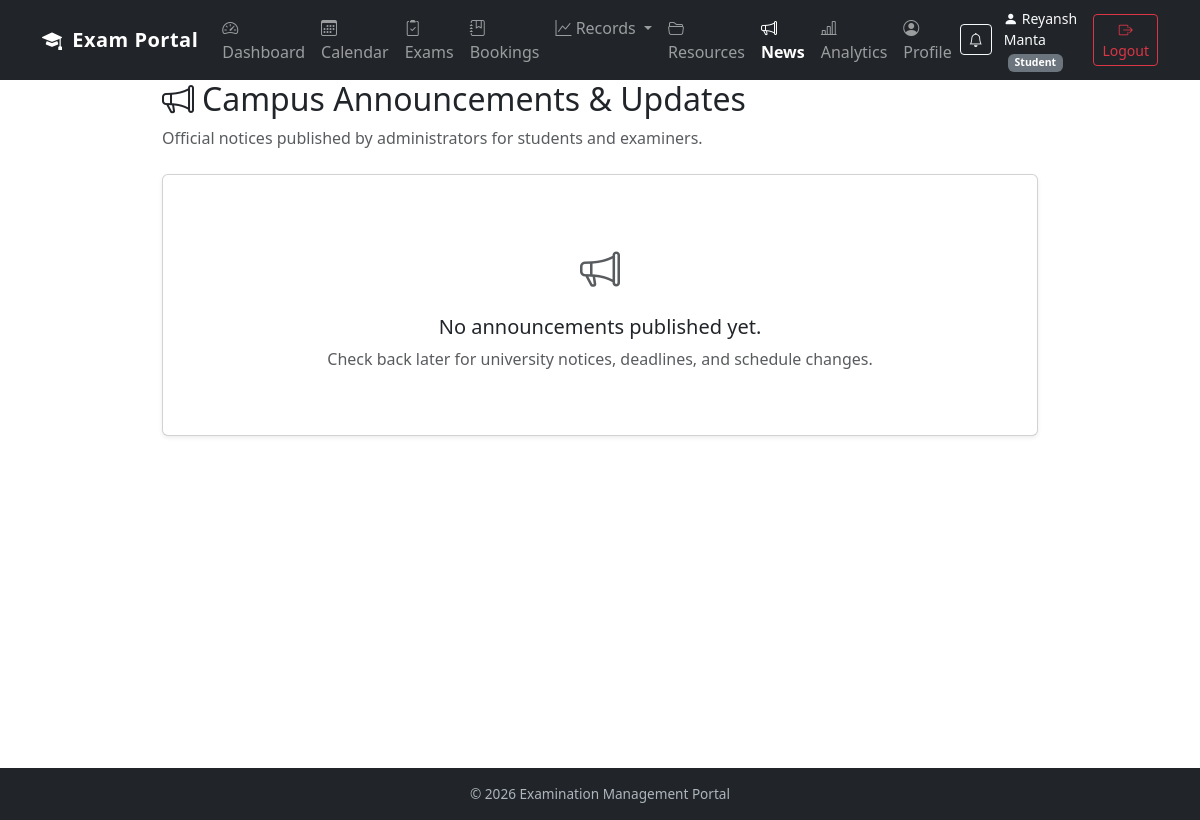
/announcements (signed in), run on an earlier commit of the app's database.
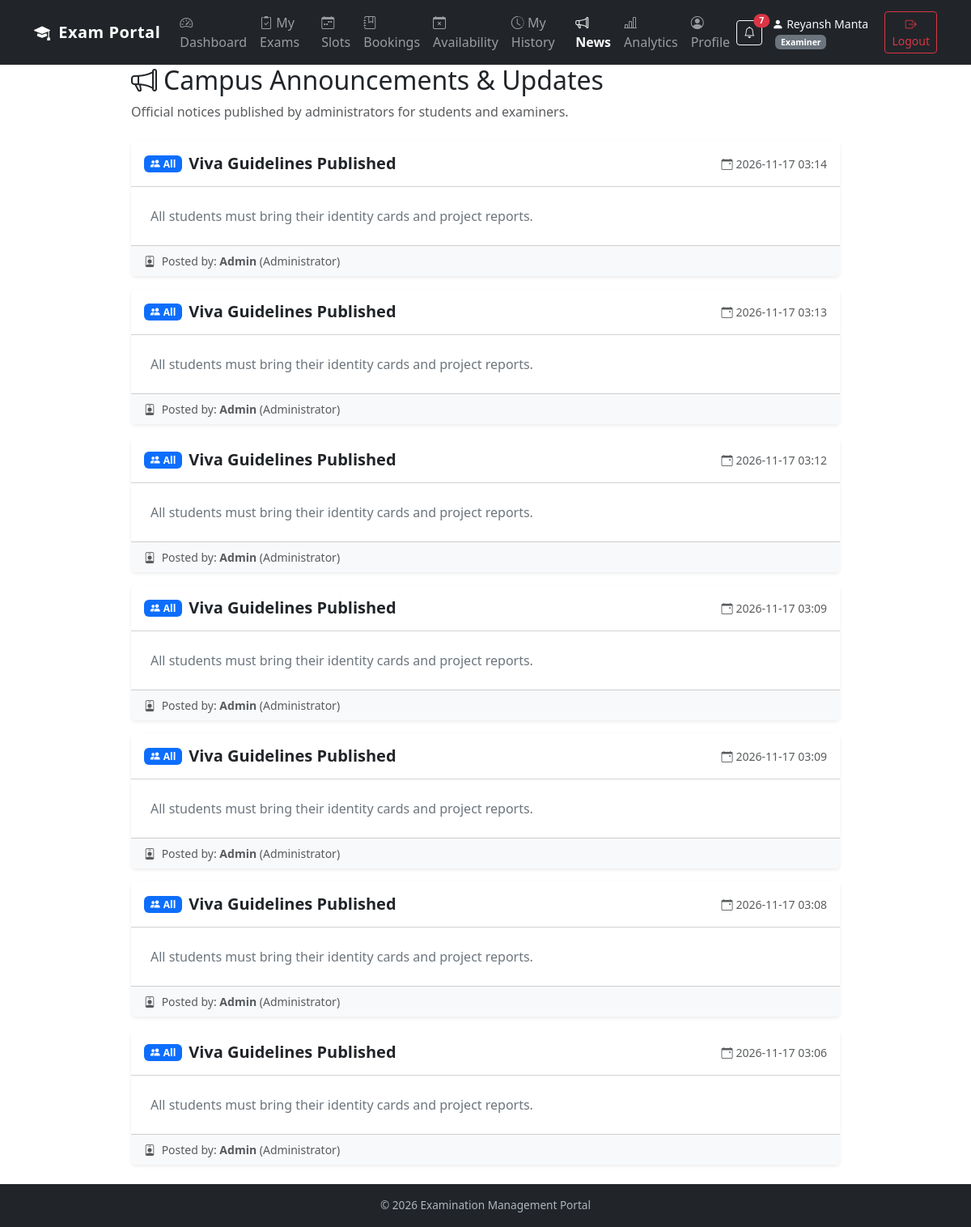
And on a later commit of the database.
### models.py (models this page shows, shortened)
class Announcement(db.Model):
    id = db.Column(db.Integer, primary_key=True)
    title = db.Column(db.String(200), nullable=False)
    content = db.Column(db.Text, nullable=False)
    target_role = db.Column(db.String(30), default="All")  # All, Student, Examiner
    created_by = db.Column(db.Integer, db.ForeignKey("user.id"), nullable=False)
    created_at = db.Column(db.String(30), nullable=False)
    author = db.relationship("User", backref="announcements")

class User(db.Model):
    id = db.Column(db.Integer, primary_key=True)
    name = db.Column(db.String(100), nullable=False)
    email = db.Column(db.String(100), unique=True, nullable=False)
    password_hash = db.Column(db.String(200), nullable=False)
    role = db.Column(db.String(20), nullable=False)
    is_approved = db.Column(db.Boolean, default=False)
    is_active = db.Column(db.Boolean, default=True)

### app.py (the view, shortened to what this page needs)
@app.route("/announcements", methods=["GET", "POST"])
def announcements_view():
    if "user_id" not in session:
        return redirect(url_for("login"))
    role = session.get("role")
    if role == "Admin":
        announcements = Announcement.query.order_by(Announcement.id.desc()).all()
    else:
        announcements = Announcement.query.filter(
            or_(Announcement.target_role == "All", Announcement.target_role == role)
        ).order_by(Announcement.id.desc()).all()
    return render_template(
        "announcements.html",
        announcements=announcements
    )

### templates/announcements.html (shortened to what this page needs)
{% extends "base.html" %}
{% block content %}
<div class="container mt-4" style="max-width: 900px;">
    <div class="d-flex justify-content-between align-items-center mb-4">
        <div>
            <h2><i class="bi bi-megaphone me-2"></i>Campus Announcements & Updates</h2>
            <p class="text-muted mb-0">Official notices published by administrators for students and examiners.</p>
        </div>
    </div>
    {% if announcements %}
    <div class="row g-3">
        {% for a in announcements %}
        <div class="col-12">
            <div class="card shadow-sm border-0">
                <div class="card-header bg-white d-flex justify-content-between align-items-center py-3">
                    <div class="d-flex align-items-center gap-2">
                        <span class="badge {% if a.target_role == 'All' %}bg-primary{% elif a.target_role == 'Student' %}bg-success{% else %}bg-warning text-dark{% endif %}">
                            <i class="bi bi-people-fill me-1"></i>{{ a.target_role }}
                        </span>
                        <h5 class="mb-0 fw-bold text-dark">{{ a.title }}</h5>
                    </div>
                    <div class="d-flex align-items-center gap-2">
                        <small class="text-muted"><i class="bi bi-calendar-event me-1"></i>{{ a.created_at }}</small>
                    </div>
                </div>
                <div class="card-body p-4">
                    <p class="card-text mb-0 text-secondary" style="white-space: pre-line;">{{ a.content }}</p>
                </div>
                <div class="card-footer bg-light text-muted small py-2">
                    <i class="bi bi-person-badge me-1"></i> Posted by: <strong>{{ a.author.name }}</strong> (Administrator)
                </div>
            </div>
        </div>
        {% endfor %}
    </div>
    {% else %}
    <div class="card shadow-sm text-center py-5">
        <div class="card-body">
            <i class="bi bi-megaphone text-muted fs-1 d-block mb-3"></i>
            <h5>No announcements published yet.</h5>
            <p class="text-muted mb-0">Check back later for university notices, deadlines, and schedule changes.</p>
        </div>
    </div>
    {% endif %}
</div>
{% endblock %}

### templates/base.html (shortened to what this page needs)
<!DOCTYPE html>
<html lang="en">
<head>
    <link href="https://cdn.jsdelivr.net/npm/bootstrap@5.3.3/dist/css/bootstrap.min.css" rel="stylesheet">
    <link href="https://cdn.jsdelivr.net/npm/bootstrap-icons@1.11.3/font/bootstrap-icons.min.css" rel="stylesheet">
</head>
<body>
    <nav class="navbar navbar-expand-lg navbar-dark bg-dark fixed-top">
        <div class="container">
            <a class="navbar-brand" href="{% if session.get('role') == 'Admin' %}{{ url_for('admin_dashboard') }}{% elif session.get('role') == 'Examiner' %}{{ url_for('examiner_dashboard') }}{% elif session.get('role') == 'Student' %}{{ url_for('student_dashboard') }}{% else %}{{ url_for('login') }}{% endif %}" title="Go to Dashboard">
                <i class="bi bi-mortarboard-fill me-1"></i> Exam Portal
            </a>
            <div class="collapse navbar-collapse" id="navbarNav">
                <ul class="navbar-nav me-auto">
                    {% if session.get("role") == "Admin" %}
                        <li class="nav-item">
                            <a class="nav-link {% if request.endpoint == 'admin_dashboard' %}active{% endif %}" href="{{ url_for('admin_dashboard') }}">
                                <i class="bi bi-speedometer2"></i> Dashboard
                            </a>
                        </li>
                        <li class="nav-item">
                            <a class="nav-link {% if request.endpoint in ['courses', 'add_course', 'edit_course'] %}active{% endif %}" href="{{ url_for('courses') }}">
                                <i class="bi bi-book"></i> Courses
                            </a>
                        </li>
                        <li class="nav-item dropdown">
                            <a class="nav-link dropdown-toggle {% if request.endpoint in ['examinations', 'add_examination', 'edit_examination', 'manage_rubrics', 'add_rubric', 'edit_rubric', 'examination_settings'] %}active{% endif %}" href="#" role="button" data-bs-toggle="dropdown">
                                <i class="bi bi-clipboard2-check"></i> Examinations
                            </a>
                            <ul class="dropdown-menu">
                                <li><a class="dropdown-item" href="{{ url_for('examinations') }}">All Examinations</a></li>
                                <li><a class="dropdown-item" href="{{ url_for('add_examination') }}">Add Examination</a></li>
                            </ul>
                        </li>
                        <li class="nav-item">
                            <a class="nav-link {% if request.endpoint == 'admin_slots' %}active{% endif %}" href="{{ url_for('admin_slots') }}">
                                <i class="bi bi-calendar-week"></i> Slots
                            </a>
                        </li>
                        <li class="nav-item">
                            <a class="nav-link {% if request.endpoint == 'admin_bookings' %}active{% endif %}" href="{{ url_for('admin_bookings') }}">
                                <i class="bi bi-journal-bookmark"></i> Bookings
                            </a>
                        </li>
                        <li class="nav-item">
                            <a class="nav-link {% if request.endpoint == 'admin_users' %}active{% endif %}" href="{{ url_for('admin_users') }}">
                                <i class="bi bi-people"></i> Users
                            </a>
                        </li>
                        <li class="nav-item">
                            <a class="nav-link {% if request.endpoint == 'admin_resources' %}active{% endif %}" href="{{ url_for('admin_resources') }}">
                                <i class="bi bi-folder2-open"></i> Resources
                            </a>
                        </li>
                        <li class="nav-item">
                            <a class="nav-link {% if request.endpoint == 'announcements_view' %}active{% endif %}" href="{{ url_for('announcements_view') }}">
                                <i class="bi bi-megaphone"></i> Announcements
                            </a>
                        </li>
                        <li class="nav-item">
                            <a class="nav-link {% if request.endpoint == 'performance_analytics' %}active{% endif %}" href="{{ url_for('performance_analytics') }}">
                                <i class="bi bi-bar-chart-line"></i> Analytics
                            </a>
                        </li>
                    {% elif session.get("role") == "Examiner" %}
                        <li class="nav-item">
                            <a class="nav-link {% if request.endpoint == 'examiner_dashboard' %}active{% endif %}" href="{{ url_for('examiner_dashboard') }}">
                                <i class="bi bi-speedometer2"></i> Dashboard
                            </a>
                        </li>
                        <li class="nav-item">
                            <a class="nav-link {% if request.endpoint == 'examiner_examinations' %}active{% endif %}" href="{{ url_for('examiner_examinations') }}">
                                <i class="bi bi-clipboard2-check"></i> My Exams
                            </a>
                        </li>
                        <li class="nav-item">
                            <a class="nav-link {% if request.endpoint in ['examiner_slots', 'edit_examiner_slot'] %}active{% endif %}" href="{{ url_for('examiner_slots') }}">
                                <i class="bi bi-calendar-week"></i> Slots
                            </a>
                        </li>
                        <li class="nav-item">
                            <a class="nav-link {% if request.endpoint in ['examiner_bookings', 'evaluate_student'] %}active{% endif %}" href="{{ url_for('examiner_bookings') }}">
                                <i class="bi bi-journal-bookmark"></i> Bookings
                            </a>
                        </li>
                        <li class="nav-item">
                            <a class="nav-link {% if request.endpoint == 'examiner_availability' %}active{% endif %}" href="{{ url_for('examiner_availability') }}">
                                <i class="bi bi-calendar-x"></i> Availability
                            </a>
                        </li>
                        <li class="nav-item">
                            <a class="nav-link {% if request.endpoint == 'examiner_history' %}active{% endif %}" href="{{ url_for('examiner_history') }}">
                                <i class="bi bi-clock-history"></i> My History
                            </a>
                        </li>
                        <li class="nav-item">
                            <a class="nav-link {% if request.endpoint == 'announcements_view' %}active{% endif %}" href="{{ url_for('announcements_view') }}">
                                <i class="bi bi-megaphone"></i> News
                            </a>
                        </li>
                        <li class="nav-item">
                            <a class="nav-link {% if request.endpoint == 'performance_analytics' %}active{% endif %}" href="{{ url_for('performance_analytics') }}">
                                <i class="bi bi-bar-chart-line"></i> Analytics
                            </a>
                        </li>
                        <li class="nav-item">
                            <a class="nav-link {% if request.endpoint == 'examiner_profile' %}active{% endif %}" href="{{ url_for('examiner_profile') }}">
                                <i class="bi bi-person-circle"></i> Profile
                            </a>
                        </li>
                    {% elif session.get("role") == "Student" %}
                        <li class="nav-item">
                            <a class="nav-link {% if request.endpoint == 'student_dashboard' %}active{% endif %}" href="{{ url_for('student_dashboard') }}">
                                <i class="bi bi-speedometer2"></i> Dashboard
                            </a>
                        </li>
                        <li class="nav-item">
                            <a class="nav-link {% if request.endpoint == 'student_calendar' %}active{% endif %}" href="{{ url_for('student_calendar') }}">
                                <i class="bi bi-calendar3"></i> Calendar
                            </a>
                        </li>
                        <li class="nav-item">
                            <a class="nav-link {% if request.endpoint in ['student_examinations', 'student_examination_slots'] %}active{% endif %}" href="{{ url_for('student_examinations') }}">
                                <i class="bi bi-clipboard2-check"></i> Exams
                            </a>
                        </li>
                        <li class="nav-item">
                            <a class="nav-link {% if request.endpoint == 'student_bookings' %}active{% endif %}" href="{{ url_for('student_bookings') }}">
                                <i class="bi bi-journal-bookmark"></i> Bookings
                            </a>
                        </li>
                        <li class="nav-item dropdown">
                            <a class="nav-link dropdown-toggle {% if request.endpoint in ['student_history', 'student_upcoming', 'student_results'] %}active{% endif %}" href="#" role="button" data-bs-toggle="dropdown">
                                <i class="bi bi-graph-up"></i> Records
                            </a>
                        </li>
                        <li class="nav-item">
                            <a class="nav-link {% if request.endpoint == 'student_resources' %}active{% endif %}" href="{{ url_for('student_resources') }}">
                                <i class="bi bi-folder2-open"></i> Resources
                            </a>
                        </li>
                        <li class="nav-item">
                            <a class="nav-link {% if request.endpoint == 'announcements_view' %}active{% endif %}" href="{{ url_for('announcements_view') }}">
                                <i class="bi bi-megaphone"></i> News
                            </a>
                        </li>
                        <li class="nav-item">
                            <a class="nav-link {% if request.endpoint == 'performance_analytics' %}active{% endif %}" href="{{ url_for('performance_analytics') }}">
                                <i class="bi bi-bar-chart-line"></i> Analytics
                            </a>
                        </li>
                        <li class="nav-item">
                            <a class="nav-link {% if request.endpoint == 'student_profile' %}active{% endif %}" href="{{ url_for('student_profile') }}">
                                <i class="bi bi-person-circle"></i> Profile
                            </a>
                        </li>
                    {% endif %}
                </ul>
                {% if session.get("user_id") %}
                    <div class="d-flex align-items-center gap-2">
                        <a href="{{ url_for('notifications_view') }}" class="btn btn-outline-light btn-sm position-relative me-1" title="Notification Centre">
                            <i class="bi bi-bell"></i>
                            {% if unread_notifications_count and unread_notifications_count > 0 %}
                            <span class="position-absolute top-0 start-100 translate-middle badge rounded-pill bg-danger" style="font-size: 0.65rem;">
                                {{ unread_notifications_count }}
                            </span>
                            {% endif %}
                        </a>
                        <span class="text-light small">
                            <i class="bi bi-person-fill me-1"></i>{{ session.get("user_name") }}
                            <span class="badge bg-secondary ms-1">{{ session.get("role") }}</span>
                        </span>
                        <a href="{{ url_for('logout') }}" class="btn btn-outline-danger btn-sm">
                            <i class="bi bi-box-arrow-right"></i> Logout
                        </a>
                    </div>
                {% else %}
                    <div class="d-flex gap-2">
                        <a href="{{ url_for('login') }}" class="btn btn-outline-light btn-sm">Login</a>
                        <a href="{{ url_for('register') }}" class="btn btn-primary btn-sm">Register</a>
                    </div>
                {% endif %}
            </div>
        </div>
    </nav>
    <main class="pb-4">
        {% block content %}{% endblock %}
    </main>
    <footer class="text-center">
        <div class="container">
            &copy; 2026 Examination Management Portal
        </div>
    </footer>
</body>
</html>

What changed in the data, as far as the page shows it:
added Announcement: target_role "All", title "Viva Guidelines Published", created_at "2026-11-17 03:14", content "All students must bring their identity cards and project reports.", author.name "Admin"
added Announcement: target_role "All", title "Viva Guidelines Published", created_at "2026-11-17 03:13", content "All students must bring their identity cards and project reports.", author.name "Admin"
added Announcement: target_role "All", title "Viva Guidelines Published", created_at "2026-11-17 03:12", content "All students must bring their identity cards and project reports.", author.name "Admin"
added Announcement: target_role "All", title "Viva Guidelines Published", created_at "2026-11-17 03:09", content "All students must bring their identity cards and project reports.", author.name "Admin"
added Announcement: target_role "All", title "Viva Guidelines Published", created_at "2026-11-17 03:09", content "All students must bring their identity cards and project reports.", author.name "Admin"
added Announcement: target_role "All", title "Viva Guidelines Published", created_at "2026-11-17 03:08", content "All students must bring their identity cards and project reports.", author.name "Admin"
added Announcement: target_role "All", title "Viva Guidelines Published", created_at "2026-11-17 03:06", content "All students must bring their identity cards and project reports.", author.name "Admin"
Also different on the page:
{{ unread_notifications_count }}: (not shown) → "7"
{{ session.get("role") }}: "Student" → "Examiner"
text no longer shown: "Calendar Exams Records Resources No announcements published yet. Check back later for university notices, deadlines, and schedule changes."
text now shown: "My Exams Slots Availability My History"
